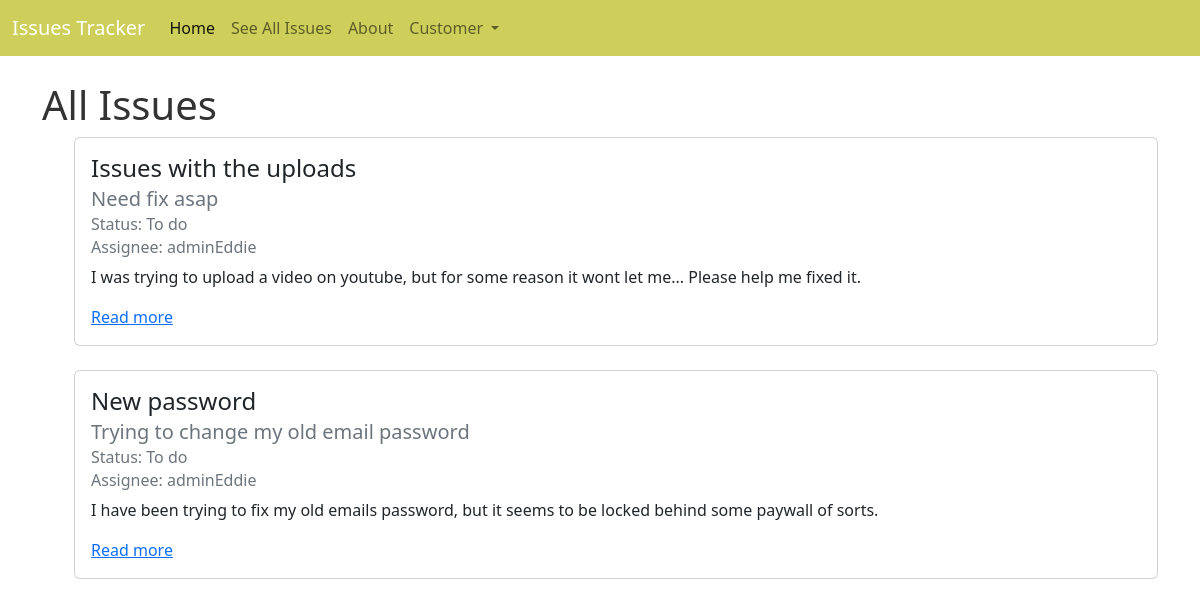
/issues/ (signed in), run on the app's committed database.
### accounts/models.py (models this page shows)
class CustomUser(AbstractUser):
    role = models.ForeignKey(
        Role,
        on_delete=models.CASCADE,
        blank = True,
        null = True
    )

class Role(models.Model):
    name = models.CharField(max_length=128)
    def __str__(self):
        return self.name

### issues/models.py (models this page shows, shortened)
class Issues(models.Model):
    title = models.CharField(max_length=256)
    summary = models.CharField(max_length=512)
    description = models.TextField()
    status = models.ForeignKey(
        Status,
        on_delete=models.CASCADE,
        default = 1
    )
    requester = models.ForeignKey(
        get_user_model(),
        on_delete=models.CASCADE,
        related_name = "requester"
    )
    assignee = models.ForeignKey(
        get_user_model(),
        on_delete=models.CASCADE,
        blank=True, null=True,
        related_name = "assignee",
        default = 1
    )

class Status(models.Model):
    name = models.CharField(max_length=128)
    description = models.CharField(max_length=256)
    def __str__(self):
        return self.name

### issues/views.py (the view)
# urls.py: path('', IssueListView.as_view(), name='list'),
class IssueListView(ListView):
    template_name = "issues/list.html"
    model = Issues

### templates/issues/list.html (shortened to what this page needs)
{% extends 'base.html' %}
{% block content %}
    <h1>All Issues</h1>
    {% if issues_list|length > 0 %}
        <ul>
            {% for issue in issues_list %}
            <div class="card">
                <div class="card-body">
                    <h4 class="card-title">{{ issue.title }}</h4>
                    <h5 class="card-subtitle mb-2 text-muted">{{ issue.summary}}</h5>
                    <h6 class="card-subtitle mb-2 text-muted">Status: {{ issue.status}}</h6>
                    <h6 class="card-subtitle mb-2 text-muted">Assignee: {{ issue.assignee }}</h6>
                    <p class="card-text">{{ issue.description|truncatechars:500 }}</p>
                    <a href="{% url 'detail' issue.id %}" class="card-link">Read more</a>
                </div>
            </div>
            <br />
            {% endfor %}
        </ul>
    {% else %}
        <h5>There's no issues yet.</h5>
    {% endif %}
{% endblock content %}

### templates/base.html (shortened to what this page needs)
{%load static %}
<!DOCTYPE html>
<html lang="en">
<head>
    <link href="https://cdn.jsdelivr.net/npm/bootstrap@5.2.1/dist/css/bootstrap.min.css" rel="stylesheet">
    <link rel="stylesheet" href="https://cdn.jsdelivr.net/npm/bootstrap-icons@1.9.1/font/bootstrap-icons.css">
    <link rel="stylesheet" href="{% static 'css/style.css' %}">
</head>
<body>
    <nav class="navbar navbar-expand-lg">
        <div class="container-fluid">
            <a class="navbar-brand" href="{% url 'home' %}">Issues Tracker</a>
            <div class="collapse navbar-collapse" id="navbarNav">
            <ul class="navbar-nav">
                <li class="nav-item">
                <a class="nav-link active" aria-current="page" href="{% url 'home' %}">Home</a>
                <li class="nav-item">
                    <a class="nav-link" href="{% url 'list' %}">See All Issues</a>
                </li>
                <li class="nav-item">
                    <a class="nav-link" href="{% url 'about' %}">About</a>
                </li>
                {% if user.is_authenticated %}
                <li class="nav-item dropdown">
                    <a class="nav-link dropdown-toggle" href="#" role="button" data-bs-toggle="dropdown" aria-expanded="false">
                      {{user.role}}
                    </a>
                  </li>
                {% endif %}
            </ul>
            </div>
        </div>
    </nav>
    <div class="container">
        {% block content %}
        {% endblock content %}
    </div>
</body>
</html>

### static/css/style.css (style rules this page uses)
.container { margin-top: 25px; }
h1 { color: rgb(51, 51, 51); }
nav { background-color: rgb(206, 206, 90); }
a.navbar-brand, a.nav-link.active { color: white; }

### data on the page
CustomUser: role "Customer"
Issues: title "Issues with the uploads", summary "Need fix asap", status "To do", assignee "adminEddie", description "I was trying to upload a video on youtube, but for some reason it wont let me... Please help me fixed it."
Issues: title "New password", summary "Trying to change my old email password", status "To do", assignee "adminEddie", description "I have been trying to fix my old emails password, but it seems to be locked behind some paywall of sorts."
